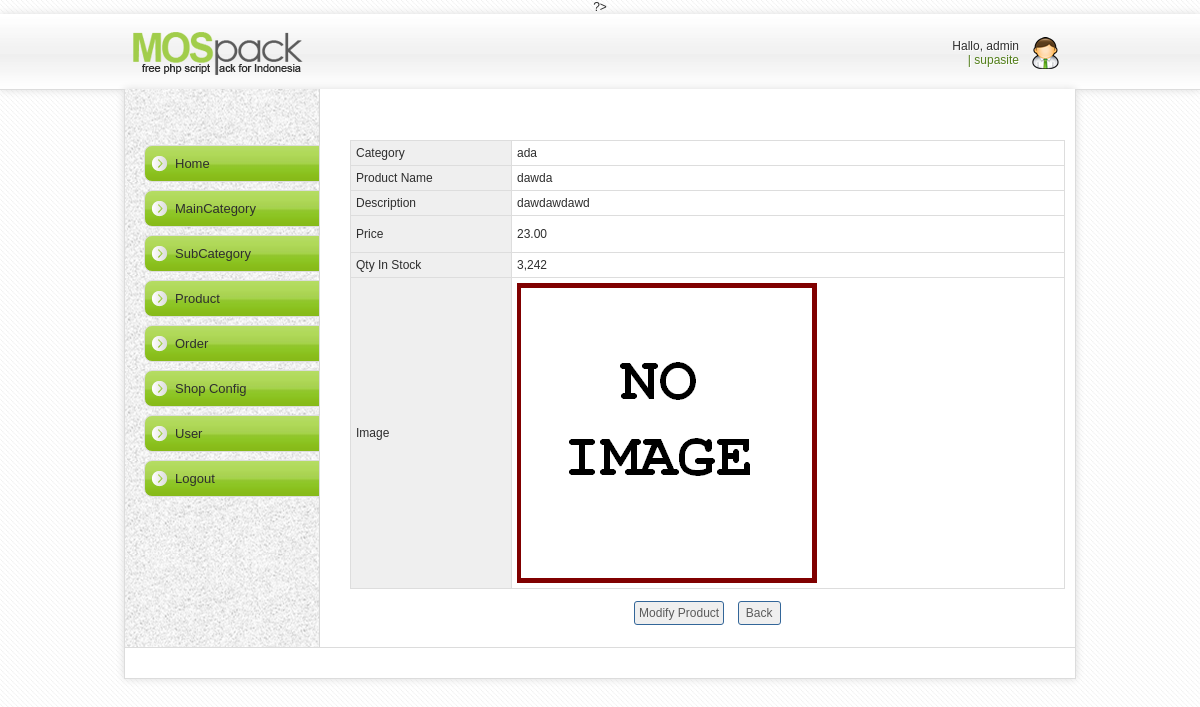
/plaincart/admin/product/index.php?view=detail&productId=7 (signed in), run on the app's committed database.
### tables this page shows
CREATE TABLE IF NOT EXISTS `tbl_product` (
  `pd_id` int(10) unsigned NOT NULL AUTO_INCREMENT,
  `cat_id` int(10) unsigned NOT NULL DEFAULT '0',
  `pd_name` varchar(100) NOT NULL DEFAULT '',
  `pd_description` text NOT NULL,
  `pd_price` decimal(9,2) NOT NULL DEFAULT '0.00',
  `pd_qty` smallint(5) unsigned NOT NULL DEFAULT '0',
  `pd_image` varchar(200) DEFAULT NULL,
  `pd_thumbnail` varchar(200) DEFAULT NULL,
  `pd_date` datetime NOT NULL DEFAULT '0000-00-00 00:00:00',
  `pd_last_update` datetime NOT NULL DEFAULT '0000-00-00 00:00:00',
  PRIMARY KEY (`pd_id`),
  KEY `cat_id` (`cat_id`),
  KEY `pd_name` (`pd_name`)
);

CREATE TABLE IF NOT EXISTS `tbl_category` (
  `cat_id` int(10) unsigned NOT NULL AUTO_INCREMENT,
  `cat_parent_id` int(11) NOT NULL DEFAULT '0',
  `cat_name` varchar(50) NOT NULL DEFAULT '',
  `cat_description` varchar(200) NOT NULL DEFAULT '',
  `cat_image` varchar(255) NOT NULL DEFAULT '',
  PRIMARY KEY (`cat_id`),
  KEY `cat_parent_id` (`cat_parent_id`),
  KEY `cat_name` (`cat_name`)
);

### plaincart/admin/product/index.php (called while the page is built, shortened)
<?php
require_once '../include/adminpanel.php';
?>

### plaincart/admin/product/detail.php (the view, shortened to what this page needs)
<?php
if (isset($_GET['productId']) && $_GET['productId'] > 0) {
	$productId = $_GET['productId'];
} else {
	header('Location: index.php');
}
$sql = "SELECT cat_name, pd_name, pd_description, pd_price, pd_qty, pd_image
        FROM tbl_product pd, tbl_category cat
		WHERE pd.pd_id = $productId AND pd.cat_id = cat.cat_id";
$result = mysql_query($sql) or die('Cannot get product. ' . mysql_error());
$row = mysql_fetch_assoc($result);
extract($row);
if ($pd_image) {
	$pd_image = WEB_ROOT . 'images/product/' . $pd_image;
} else {
	$pd_image = WEB_ROOT . 'images/no-image-large.png';
}
?>
<p>&nbsp;</p>
<form action="processProduct.php?action=addProduct" method="post" enctype="multipart/form-data" name="frmAddProduct" id="frmAddProduct">
 <table width="100%" border="0" align="center" cellpadding="5" cellspacing="1" class="entryTable">
  <tr>
   <td width="150" class="label">Category</td>
   <td class="content"><?php echo $cat_name; ?></td>
  </tr>
  <tr>
   <td width="150" class="label">Product Name</td>
   <td class="content"> <?php echo $pd_name; ?></td>
  </tr>
  <tr>
   <td width="150" class="label">Description</td>
   <td class="content"><?php echo nl2br($pd_description); ?> </td>
  </tr>
  <tr>
   <td width="150" height="36" class="label">Price</td>
   <td class="content"><?php echo number_format($pd_price, 2); ?> </td>
  </tr>
  <tr>
   <td width="150" class="label">Qty In Stock</td>
   <td class="content"><?php echo number_format($pd_qty); ?> </td>
  </tr>
  <tr>
   <td width="150" class="label">Image</td>
   <td class="content"><img src="<?php echo $pd_image; ?>"></td>
  </tr>
 </table>
 <p align="center">
  <input name="btnModifyProduct" type="button" id="btnModifyProduct" value="Modify Product" onClick="window.location.href='index.php?view=modify&productId=<?php echo $productId; ?>';" class="box">
  <input name="btnBack" type="button" id="btnBack" value=" Back " onClick="window.history.back();" class="box">
 </p>
</form>

### plaincart/admin/include/admin.css (style rules this page uses)
.entryTable { font-family: Arial, Helvetica, sans-serif; font-size: 12px; background-color: #DDDDDD; }
.entryTable .label { background-color: #EFEFEF; }
.entryTable .content { background-color: #FFFFFF; }
.box { font-family: Arial, Helvetica, sans-serif; font-size: 12px; border: 1px solid #336699; }
body { font-family: "Arial", "Helvetica", "sans-serif"; text-align: center; font-size: 10px; }

### plaincart/admin/product/mos-css/mos-style.css (style rules this page uses)
body { background: url(img/latar.jpg); margin: 0; padding: 0; font-family: Arial; font-size: 12px; color: #2e2e2e; text-align: center; }
img { border: none; }
input { padding: 4px;color: #5b5b5b;border: 1px solid #dcdcdc; -moz-border-radius: 3px;-webkit-border-radius: 3px;-o-border-radius: 3px; }
table { border:none;font-size: 12px; }
td { border:none; padding: 5px; }

### data on the page
tbl_product: cat.cat_name "ada", pd_name "dawda", pd_description "dawdawdawd", pd_price "23.00", pd_qty "3,242"

### other printed values
$name "admin"
